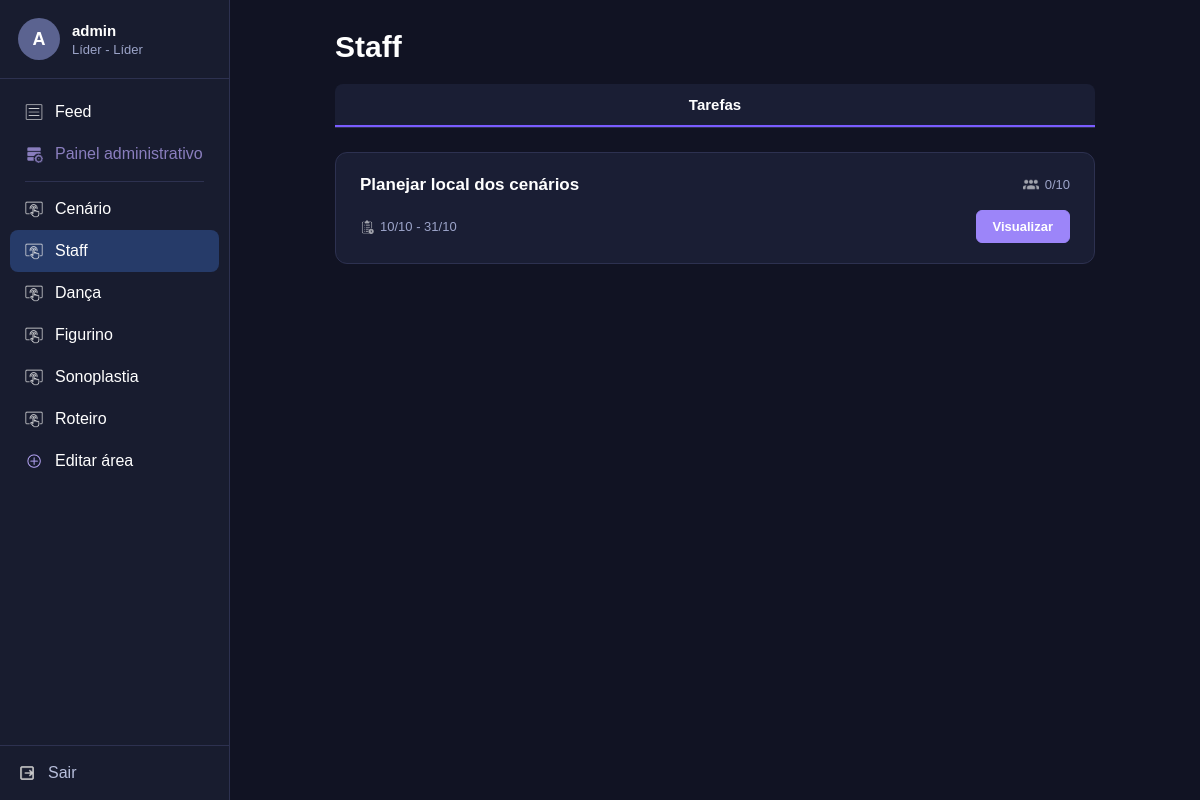
The app's page /area/Staff/ (signed in) with its own data.
### usuarios/models.py (models this page shows, shortened)
class Usuario(models.Model):
    matricula=models.CharField(max_length=20, unique=True)
    senha=models.CharField(max_length=255)
    diretoria=models.CharField(max_length=50)
    areas=models.TextField()
    aprovado=models.BooleanField(default=True)
    sub_lider=models.BooleanField(default=False)
    sublider_de=models.CharField(max_length=50, null=True, blank=True)
    doacao_tampinhas=models.FloatField(default=0)
    def eh_administrador(self):
        return self.matricula=="admin" or self.diretoria=="Líder"
    def tem_acesso_painel(self):
        return self.eh_administrador() or self.sub_lider
    def get_areas_sidebar(self):
        if self.eh_administrador():
            return ["Cenário", "Staff", "Dança", "Figurino", "Sonoplastia", "Roteiro"]
        return self.get_areas_ordenadas()
    def tem_acesso_area(self, area):
        if self.eh_administrador():
            return True
        if self.sub_lider and self.sublider_de == area:
            return True
        return area in self.get_areas_list()

class Tarefa(models.Model):
    TIPO_CHOICES = [("fixa","Rápida"),("prolongada","Prolongada")]
    titulo=models.CharField(max_length=200)
    tipo=models.CharField(max_length=20, choices=TIPO_CHOICES, default="fixa")
    area=models.CharField(max_length=50, blank=True)
    data=models.DateField(null=True, blank=True)
    horario=models.TimeField(null=True, blank=True)
    data_inicio=models.DateField(null=True, blank=True)
    data_fim=models.DateField(null=True, blank=True)
    descricao=models.TextField(blank=True)
    limite_participantes=models.IntegerField(default=2)
    imagem=models.ImageField(upload_to="tarefas/", null=True, blank=True)
    encerrada=models.BooleanField(default=False)
    concluida=models.BooleanField(default=False)
    criada_por=models.ForeignKey(Usuario, on_delete=models.CASCADE, related_name="tarefas_criadas")
    criada_em=models.DateTimeField(auto_now_add=True)
    def participacoes_validas(self):
        return self.participacoes.exclude(usuario_id=self.criada_por_id)
    def total_participantes(self):
        return self.participacoes_validas().count()

### usuarios/views.py (the view)
# urls.py: path("area/<str:nome_area>/", views.pagina_area, name="pagina_area"),
def pagina_area(request, nome_area):
    usuario = usuario_logado(request)
    if usuario is None:
        return redirect("login")
    if not usuario.tem_acesso_area(nome_area):
        return redirect("feed")
    ids_concluidos = ConclusaoTarefa.objects.filter(usuario=usuario).values_list("tarefa_id", flat=True)
    if usuario.eh_administrador():
        tarefas = Tarefa.objects.filter(area=nome_area).prefetch_related("participacoes").order_by("-criada_em")
    else:
        tarefas = Tarefa.objects.filter(area=nome_area, encerrada=False).exclude(id__in=ids_concluidos).prefetch_related("participacoes").order_by("-criada_em")
    participando = ParticipacaoTarefa.objects.filter(usuario=usuario).values_list("tarefa_id", flat=True)
    return render(request, "area.html", {
        "usuario": usuario,
        "nome_area": nome_area,
        "tarefas": tarefas,
        "participando": list(participando),
        "ids_concluidos": list(ids_concluidos),
        "area_ativa": nome_area,
        "pagina_ativa": "",
    })

### usuarios/views.py (called while the page is built, shortened)
def usuario_logado(request):
    usuario_id = request.session.get("usuario")
    if not usuario_id:
        return None
    try:
        return Usuario.objects.get(id=usuario_id)
    except Usuario.DoesNotExist:
        return None

### mysite/usuarios/templates/area.html (shortened to what this page needs)
{% load static %}
<!DOCTYPE html>
<html lang="pt-br">
<head>
    <link rel="stylesheet" href="{% static 'css/base.css' %}">
    <link rel="stylesheet" href="{% static 'css/area.css' %}">
</head>
<body>
{% include "_sidebar.html" %}
<main class="conteudo">
    <div class="container-pagina">
        <div class="titulo-pagina">
            <h1>{{ nome_area }}</h1>
        </div>
        <div class="abas">
            <a href="{% url 'pagina_area' nome_area %}" class="aba ativa">Tarefas</a>
        </div>
        <div class="lista-tarefas-area">
            {% for tarefa in tarefas %}
                <div class="tarefa-card-area {% if tarefa.id in ids_concluidos %}card-concluida{% elif tarefa.id in participando %}card-participando{% endif %}">
                    <div class="tarefa-topo">
                        <h3 class="tarefa-titulo">{{ tarefa.titulo }}</h3>
                        <div class="tarefa-vagas">
                            <img src="{% static 'imgs/icone-equipe.png' %}" alt="">
                            <span>{{ tarefa.total_participantes }}/{{ tarefa.limite_participantes }}</span>
                        </div>
                    </div>
                    <div class="tarefa-detalhes">
                        {% if tarefa.tipo == "fixa" %}
                            {% if tarefa.horario %}
                            <span class="detalhe-item">
                                <img src="{% static 'imgs/icone-relogio.png' %}" alt="">
                                {{ tarefa.horario|time:"H:i" }}
                            </span>
                            {% endif %}
                            {% if tarefa.data %}
                            <span class="detalhe-item">
                                <img src="{% static 'imgs/icone-calendario.png' %}" alt="">
                                {{ tarefa.data|date:"j/n" }}
                            </span>
                            {% endif %}
                        {% else %}
                            {% if tarefa.data_inicio %}
                            <span class="detalhe-item">
                                <img src="{% static 'imgs/icone-calendario.png' %}" alt="">
                                {{ tarefa.data_inicio|date:"j/n" }}{% if tarefa.data_fim %} - {{ tarefa.data_fim|date:"j/n" }}{% endif %}
                            </span>
                            {% endif %}
                        {% endif %}
                        <div class="tarefa-acao">
                            {% if usuario.eh_administrador %}
                                <a href="{% url 'ver_conclusao' tarefa.id %}?origem=tarefas" class="btn-ver-conclusao">Visualizar</a>
                            {% elif tarefa.id in ids_concluidos %}
                                <span class="txt-concluida">Concluída</span>
                                <a href="{% url 'ver_conclusao' tarefa.id %}?origem=tarefas" class="btn-ver-conclusao">Ver entrega</a>
                            {% elif tarefa.id in participando %}
                                <span class="btn-participando" aria-label="Você está participando desta tarefa">Participando</span>
                            {% elif tarefa.tem_vaga %}
                                <form action="{% url 'participar_tarefa' tarefa.id %}" method="POST">
                                    {% csrf_token %}
                                    <button type="submit" class="btn-participar">Participar</button>
                                </form>
                            {% else %}
                                <button class="btn-sem-vaga" disabled>Sem vagas</button>
                            {% endif %}
                        </div>
                    </div>
                </div>
            {% empty %}
                <p class="sem-itens">Nenhuma tarefa disponível nesta área.</p>
            {% endfor %}
        </div>
    </div>
</main>
</body>
</html>

### mysite/usuarios/templates/_sidebar.html (shortened to what this page needs)
{% load static %}
<aside class="sidebar">
    <div>
        <div class="usuario">
            <div class="avatar">{{ usuario.matricula|first|upper }}</div>
            <div class="dados-usuario">
                <h3>{{ usuario.matricula }}</h3>
                <p>{{ usuario.diretoria }} - {% if usuario.eh_administrador %}Líder{% elif usuario.sub_lider %}Sub-Líder{% else %}Membro{% endif %}</p>
            </div>
        </div>
        <nav class="menu">
            <a href="{% url 'feed' %}" class="{% if pagina_ativa == 'feed' %}ativo{% endif %}">
                <img src="{% static 'imgs/icone-feed.png' %}" alt="Feed">
                <span>Feed</span>
            </a>
            {% if usuario.tem_acesso_painel %}
                <a href="{% url 'painel_administrativo' %}" class="{% if pagina_ativa == 'painel' %}ativo{% endif %}">
                    <img src="{% static 'imgs/icone-painel.png' %}" alt="Painel">
                    <span class="texto-painel">Painel administrativo</span>
                </a>
            {% endif %}
            <div class="menu-separador"></div>
            {% for area in usuario.get_areas_sidebar %}
                <a href="{% url 'pagina_area' area %}" class="{% if area_ativa == area %}ativo{% endif %}">
                    <img src="{% static 'imgs/icone-area.png' %}" alt=""><span>{{ area }}</span>
                </a>
            {% endfor %}
            <a href="{% url 'nova_area' %}" class="{% if pagina_ativa == 'nova_area' %}ativo{% endif %}">
                <img src="{% static 'imgs/icone-editar-area.png' %}" alt="Editar área">
                <span>Editar área</span>
            </a>
        </nav>
    </div>
    <div class="rodape-sidebar">
        <a href="{% url 'sair' %}" id="link-sair-sidebar" onclick="return confirm('Deseja realmente sair da sua conta?');">
            <img src="{% static 'imgs/icone-sair.png' %}" alt="Sair">
            <span>Sair</span>
        </a>
    </div>
</aside>

### usuarios/static/css/base.css (style rules this page uses)
* { margin: 0; padding: 0; box-sizing: border-box; font-family: Arial, Helvetica, sans-serif; }
body { display: flex; height: 100vh; overflow: hidden; background: #111323; color: white; }
.sidebar { position: fixed; left: 0; top: 0; width: 230px; height: 100vh; display: flex; flex-direction: column; justify-content: space-between; background: #181c2f; border-right: 1px solid #2d3150; }
.usuario { display: flex; align-items: center; gap: 12px; padding: 18px; border-bottom: 1px solid #2d3150; }
.avatar { width: 42px; height: 42px; display: flex; align-items: center; justify-content: center; border-radius: 50%; background: #5b6390; font-size: 18px; font-weight: bold; }
.dados-usuario h3 { font-size: 15px; margin-bottom: 3px; }
.dados-usuario p { font-size: 13px; color: #9ca4c9; }
.menu { padding: 12px 10px; }
.menu a, .rodape-sidebar a { display: flex; align-items: center; gap: 12px; text-decoration: none; }
.menu a { padding: 12px 15px; color: #fff; border-radius: 8px; transition: .2s; }
.menu a:hover, .menu .ativo { background: #263b69; }
.menu img, .rodape-sidebar img { width: 18px; height: 18px; }
.texto-painel { color: #8A7EBE; }
.rodape-sidebar { padding: 18px; border-top: 1px solid #2d3150; }
.rodape-sidebar a { color: #b8bfdc; }
.conteudo { margin-left: 230px; width: calc(100% - 230px); height: 100vh; overflow-y: auto; display: flex; justify-content: center; padding: 30px; }
.container-pagina { width: 100%; max-width: 760px; }
.titulo-pagina { margin-bottom: 20px; }
.titulo-pagina h1 { font-size: 30px; }
.menu a { position: relative; }
.menu-separador { height: 1px; background: #2d3150; margin: 6px 15px; }

### usuarios/static/css/area.css (style rules this page uses)
.abas { display: flex; border-bottom: 1px solid #2d3150; margin-bottom: 24px; }
.aba { background: transparent; border: none; color: #9ca4c9; font-size: 15px; font-weight: 500; padding: 12px 0; cursor: pointer; position: relative; transition: color 0.2s; text-decoration: none; flex: 1; text-align: center; border-bottom: 2px solid transparent; }
.aba.ativa { color: #fff; font-weight: 600; background: #1a1e34; border-radius: 8px 8px 0 0; border-bottom-color: #7a5cff; }
.lista-tarefas-area { display: flex; flex-direction: column; gap: 14px; }
.tarefa-card-area { background: #1a1e34; border: 1px solid #2d3150; border-radius: 12px; padding: 20px 24px; display: flex; flex-direction: column; gap: 14px; transition: border-color 0.2s; }
.tarefa-topo { display: flex; justify-content: space-between; align-items: center; }
.tarefa-titulo { font-size: 17px; font-weight: 600; color: #fff; margin: 0; }
.tarefa-vagas { display: flex; align-items: center; gap: 6px; font-size: 13px; color: #9ca4c9; }
.tarefa-vagas img { width: 16px; opacity: 0.6; }
.tarefa-detalhes { display: flex; align-items: center; gap: 20px; flex-wrap: wrap; }
.detalhe-item { display: flex; align-items: center; gap: 6px; font-size: 13px; color: #9ca4c9; }
.detalhe-item img { width: 14px; opacity: 0.6; flex-shrink: 0; }
.tarefa-acao { margin-left: auto; display: flex; align-items: center; gap: 8px; }
.btn-ver-conclusao { background: #9c85f9; color: #fff !important; border: 1px solid #9c85f9; padding: 8px 16px; border-radius: 6px; font-size: 13px; font-weight: 600; text-decoration: none; display: inline-flex; align-items: center; justify-content: center; transition: background 0.2s, border-color 0.2s; }

### records on screen
Usuario: matricula|first "A", matricula "admin", diretoria "Líder"
Tarefa: area "Staff", titulo "Planejar local dos cenários", total_participantes "0", limite_participantes "10", data_inicio "10/10", data_fim "31/10"

### other values on screen
{{ area }} "Cenário" "Staff" "Dança" "Figurino" "Sonoplastia" "Roteiro"
